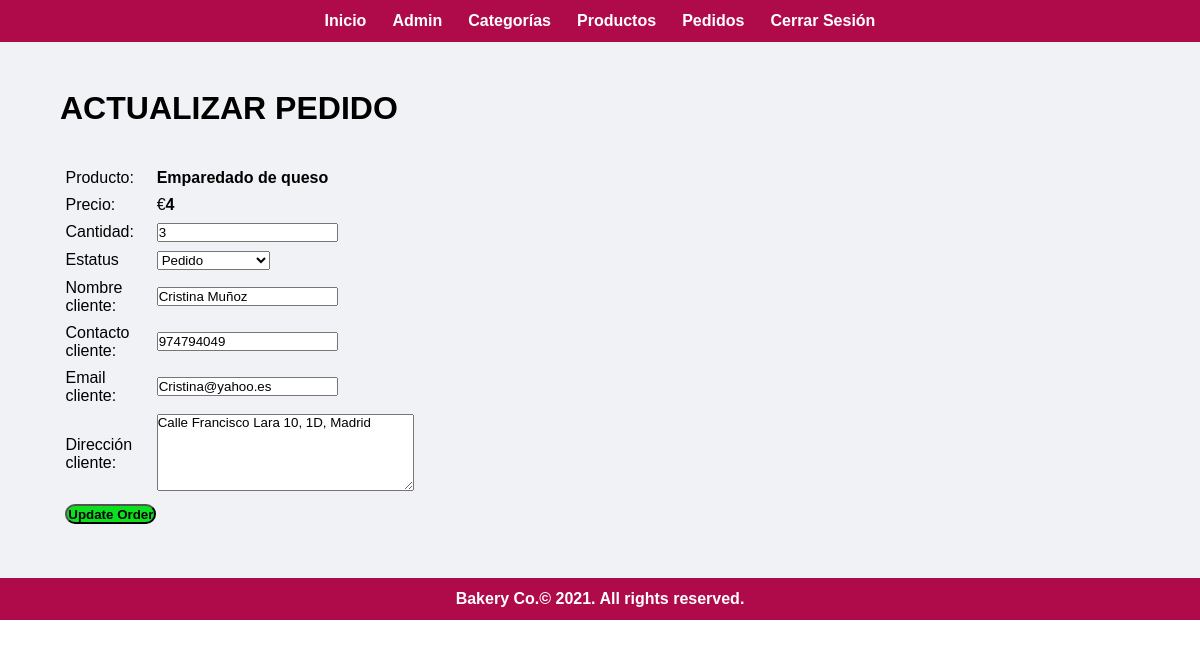
The page /admin/update-order.php?id=9 (signed in) on the database its author committed.
### tables this page shows
CREATE TABLE IF NOT EXISTS `tbl_order` (
  `id` int(10) UNSIGNED NOT NULL AUTO_INCREMENT,
  `food` varchar(150) NOT NULL,
  `price` decimal(10,0) NOT NULL,
  `qty` int(11) NOT NULL,
  `total` decimal(10,2) NOT NULL,
  `order_date` datetime NOT NULL,
  `status` varchar(50) NOT NULL,
  `customer_name` varchar(150) NOT NULL,
  `customer_contact` varchar(20) NOT NULL,
  `customer_email` varchar(150) NOT NULL,
  `customer_adress` varchar(255) NOT NULL,
  PRIMARY KEY (`id`)
);

### admin/update-order.php (the view, shortened to what this page needs)
<?php include ('partials/menu.php');?>
<?php
if(isset($_GET['id'])){
    $id=$_GET['id'];
    $sql_update = "SELECT * FROM tbl_order WHERE id=$id";
    $res_update = mysqli_query($con, $sql_update);
    $count_update = mysqli_num_rows($res_update);
    if($count_update==1){
        $row = mysqli_fetch_assoc($res_update);
        $food = $row ['food'];
        $price = $row['price'];
        $qty = $row['qty'];
        $status = $row['status'];
        $customer_name=$row['customer_name'];
        $customer_contact=$row['customer_contact'];
        $customer_email=$row['customer_email'];
        $customer_address=$row['customer_adress'];
    }else{
        header('location'.SITEURL.'admin/manage-order.php');
    }
}else{
    header('location:'.SITEURL.'admin/manage-order.php');
}
?>
    <div class="main-content">
        <div class="wrapper">
            <h1>ACTUALIZAR PEDIDO</h1>
            <form action="" method="POST">
                <table class="tbl-30">
                    <tr>
                        <td><label>Producto:</label></td>
                        <td><label><b><?php echo $food;?></b></label></td>
                    </tr>
                    <tr>
                        <td><label>Precio:</label></td>
                        <td>€<label><b><?php echo $price;?></b></label></td>
                    </tr>
                    <tr>
                        <td><label>Cantidad:</label></td>
                        <td><input type="number" name="qty" value="<?php echo $qty;?>"></td>
                    </tr>
                    <tr>
                        <td><label>Estatus</label></td>
                        <td>
                            <select name="status" id="status">
                                <option <?php if($status=="Ordered"){echo "selected";}?> value="Ordered">Pedido</option>
                            </select>
                        </td>
                    </tr>
                    <tr>
                        <td><label>Nombre cliente: </label></td>
                        <td><input type="text" name="customer_name" value="<?php echo $customer_name;?>"></td>
                    </tr>
                    <tr>
                        <td><label>Contacto cliente: </label></td>
                        <td><input type="text" name="customer_contact" value="<?php echo $customer_contact;?>"></td>
                    </tr>
                    <tr>
                        <td><label>Email cliente: </label></td>
                        <td><input type="text" name="customer_email" value="<?php echo $customer_email;?>"></td>
                    </tr>
                    <tr>
                        <td><label>Dirección cliente: </label></td>
                        <td><textarea name="customer_address" id="customer_address" cols="30" rows="5"><?php echo $customer_address;?></textarea></td>
                    </tr>
                    <tr >
                        <td clospan="2">
                            <input type="submit" name="submit" value="Update Order" class="btn-secondary">
                        </td>
                    </tr>
                </table>
            </form>
           </div>
       </div>
<?php include ('partials/footer.php');?>

### css/admin.css (style rules this page uses)
* { margin: 0; padding: 0; font-family: Arial, Helvetica, sans-serif; }
.wrapper { padding: 1%; width: 90%; margin: 0 auto; }
table tr td { padding: 1%; }
.btn-secondary { background-color: #0CE01E; padding: 1%; color: black; border-radius: 10px; font-weight: bold; text-decoration: none; }
.tbl-30 { width: 30%; }
.main-content { width: 100%; background-color: #f1f2f6; padding: 3% 0; }

### rows shown on the page
tbl_order: food "Emparedado de queso", price "4", qty "3", status "Pedido", customer_name "Cristina Muñoz", customer_contact "974794049", customer_email "Cristina@yahoo.es", customer_address "Calle Francisco Lara 10, 1D, Madrid"
